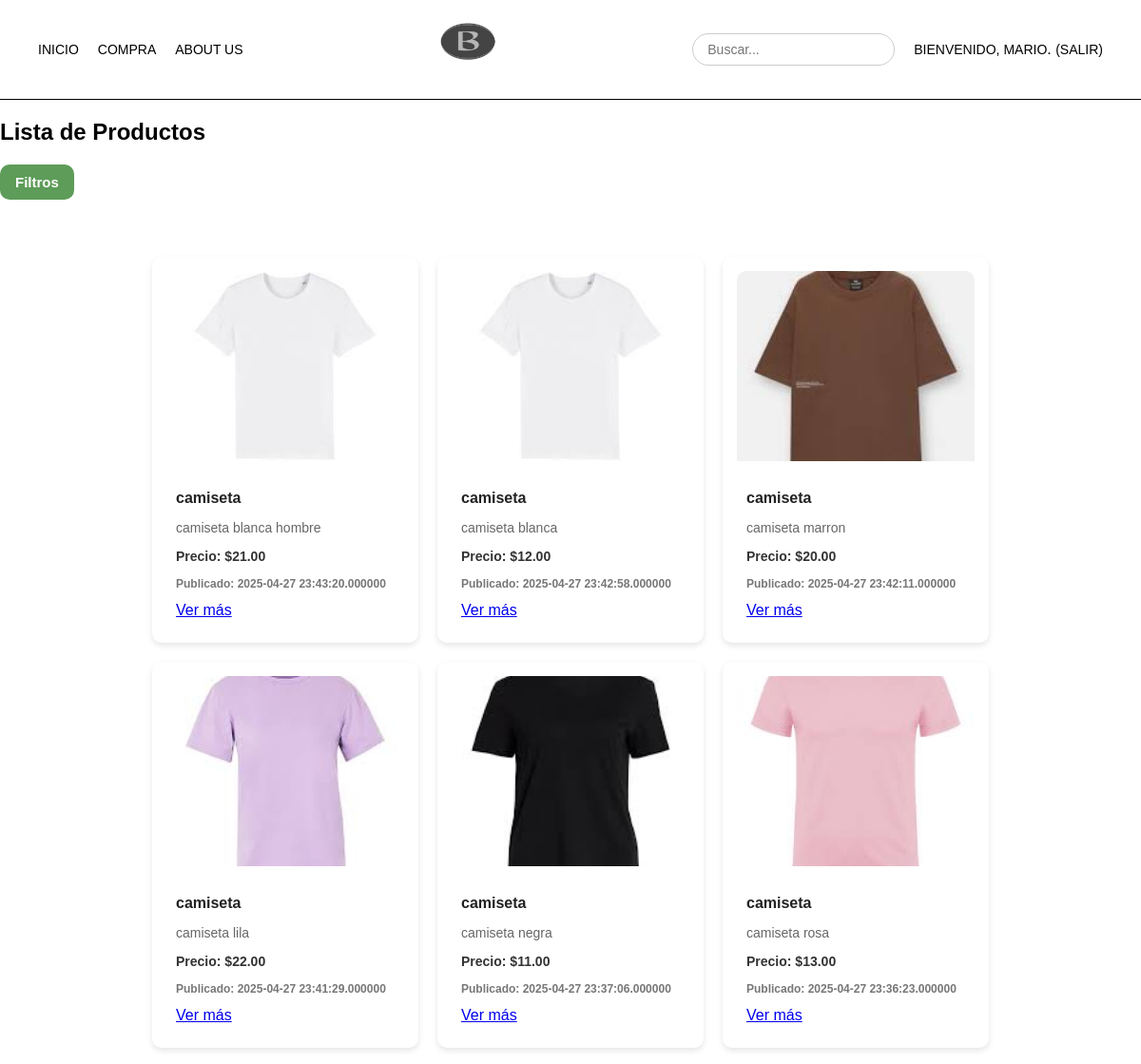
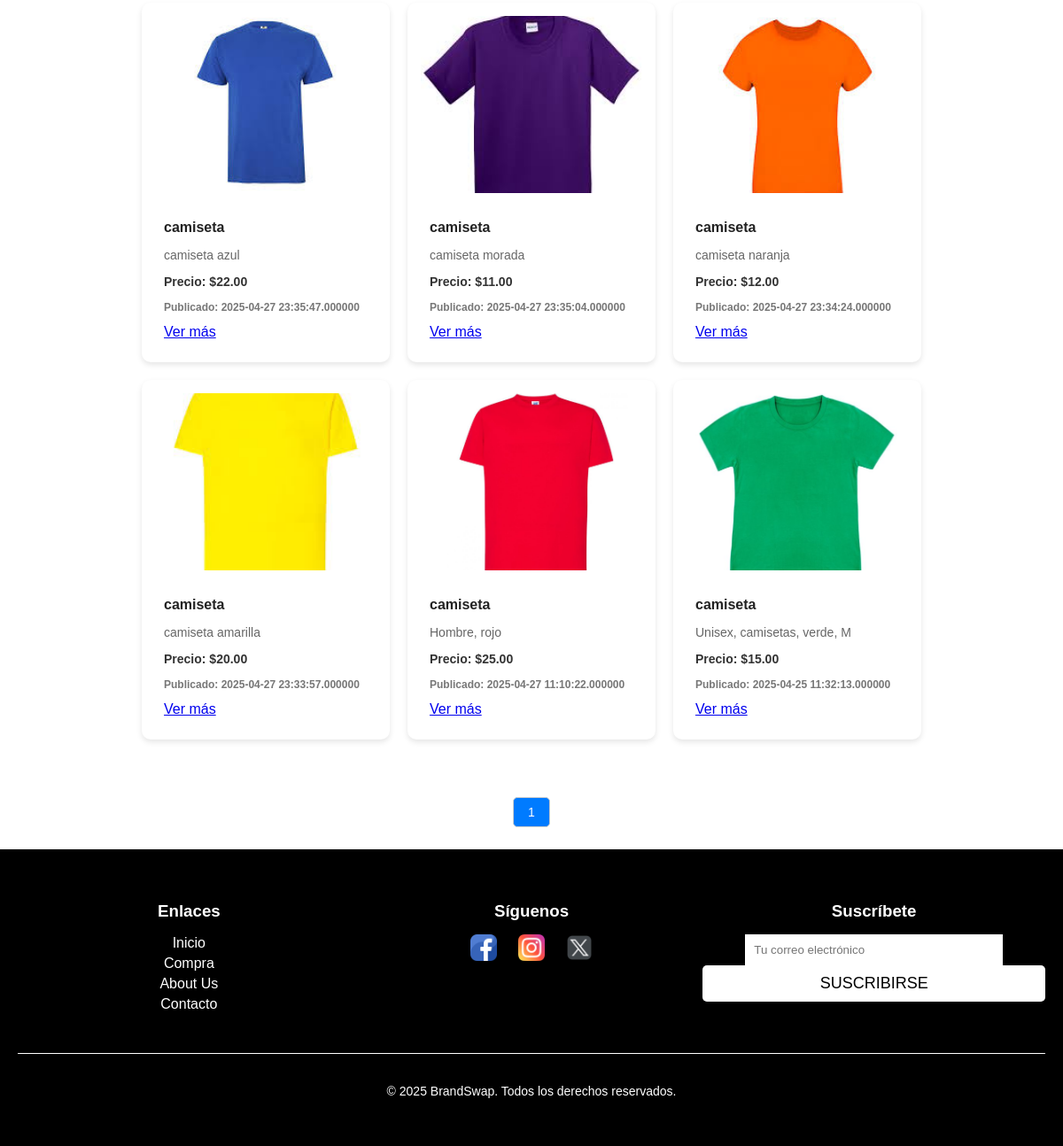
/verProductos.php (signed in), run on the app's committed database (2 pictures, top to bottom).
### tables this page shows
CREATE TABLE `productos` (
  `id_producto` int(100) NOT NULL,
  `id_usuario` int(100) NOT NULL,
  `nombre_producto` varchar(100) NOT NULL,
  `descripcion` text NOT NULL,
  `precio` decimal(65,0) NOT NULL,
  `fecha_publicacion` timestamp(6) NOT NULL DEFAULT current_timestamp(6) ON UPDATE current_timestamp(6),
  `imagen` longtext DEFAULT NULL
);

### includes/productos/productoDAO.php (called while the page is built, shortened)
<?php
require_once("productoDTO.php");
class productoDAO extends baseDAO implements IProducto
{
    public function obtenerTodosLosProductos($id_usuario_actual = null)
    {
    $conn = application::getInstance()->getConexionBd();
    $query = "SELECT * FROM productos";
    $query .= " ORDER BY fecha_publicacion DESC";
    $stmt = $conn->prepare($query);
    $stmt->execute();
    $resultado = $stmt->get_result();
    $productos = [];
    while ($fila = $resultado->fetch_assoc()) {
        $productos[] = new ProductoDTO(...array_values($fila));
    }
    return $productos;
    }
}
?>

### includes/productos/productoAppService.php (called while the page is built, shortened)
<?php
class productoAppService
{
    public function obtenerTodosLosProductos($id_usuario_actual = null)
    {
        $IProductoDAO = productoFactory::CreateProducto();
        return $IProductoDAO->obtenerTodosLosProductos($id_usuario_actual);
    }
}
?>

### includes/productos/productoDTO.php (called while the page is built, shortened)
<?php
class ProductoDTO {
    private $id;
    private $nombre;
    private $descripcion;
    private $precio;
    private $imagen;
    private $fecha_publicacion;
    public function __construct($id, $id_usuario, $nombre, $descripcion, $precio, $imagen, $fecha_publicacion) {
        $this->id = $id;
        $this->nombre = $nombre;
        $this->descripcion = $descripcion;
        $this->precio = $precio;
        $this->imagen = $imagen;
        $this->fecha_publicacion = $fecha_publicacion;
    }
    public function getId() { return $this->id; }
    public function getNombre() { return $this->nombre; }
    public function getDescripcion() { return $this->descripcion; }
    public function getPrecio() { return $this->precio; }
    public function getImagen() { return $this->imagen; }
    public function getFechaPublicacion() { return $this->fecha_publicacion; }
}
?>

### includes/verProductos/procesarVerProductos.php (the view, shortened to what this page needs)
<?php
include __DIR__ . "/../productos/productoAppService.php";
class verProductos
{
    public static function mostrarTodos()
    {
        $productoAppService = productoAppService::GetSingleton();
        $pagina = isset($_GET['pagina']) ? (int)$_GET['pagina'] : 1;
        $categoriasSeleccionadas = $_GET['categorias'] ?? [];
        $productosPorPagina = 12;
        if (!empty($categoriasSeleccionadas)) {
            $productos = $productoAppService->obtenerProductosPorCategorias($categoriasSeleccionadas);
        } else {
            $productos = $productoAppService->obtenerTodosLosProductos();
        }
        $totalProductos = count($productos);
        $totalPaginas = ceil($totalProductos / $productosPorPagina);
        $inicio = ($pagina - 1) * $productosPorPagina;
        $productosPagina = array_slice($productos, $inicio, $productosPorPagina);
        $html = "<div class='productos-container'>";
        foreach ($productosPagina as $producto) {
            $idProducto = $producto->getId();
            $nombre = htmlspecialchars($producto->getNombre());
            $descripcion = htmlspecialchars($producto->getDescripcion());
            $precio = number_format($producto->getPrecio(), 2);
            $fecha = htmlspecialchars($producto->getFechaPublicacion());
            $imagen = htmlspecialchars($producto->getImagen());
            $html .= <<<HTML
            <div class="product-card">
                <a href="verProducto.php?id={$idProducto}">
                    <img class="product-image" src="{$fecha}" alt="Imagen del producto">
                </a>
                <div class="product-info">
                    <p class="product-name"><strong>{$nombre}</strong></p>
                    <p class="product-description">{$descripcion}</p>
                    <p class="product-price"><strong>Precio:</strong> \${$precio}</p>
                    <p class="product-date"><strong>Publicado:</strong> {$imagen}</p>
                    <a href="verProducto.php?id={$idProducto}" class="ver-detalle">Ver más</a>
                </div>
            </div>
HTML;
        }
        $html .= "</div>";
        $queryParams = $_GET;
        unset($queryParams['pagina']);
        $queryBase = http_build_query($queryParams);
        $html .= "<div class='paginacion'>";
        for ($i = 1; $i <= $totalPaginas; $i++) {
            $active = ($i == $pagina) ? "active" : "";
            $url = '?' . $queryBase . '&pagina=' . $i;
            $html .= "<a class='pagina-numero {$active}' href='{$url}'>" . $i . "</a> ";
        }
        $html .= "</div>";
    return $html;
    }
}
?>

### CSS/estilo.css (style rules this page uses)
body { margin: 0; font-family: Arial, sans-serif; background-color: #fff; color: #000; padding-top: 80px; display: flex; flex-direction: column; height: 100%; }
.productos-container { display: grid; grid-template-columns: repeat(auto-fill, minmax(250px, 1fr)); gap: 20px; justify-content: center; padding: 20px; }
.product-card { background: #fff; padding: 15px; border-radius: 10px; box-shadow: 0px 3px 6px rgba(0, 0, 0, 0.1); transition: transform 0.2s ease-in-out; width: 250px; }
.product-image { width: 100%; height: 200px; object-fit: cover; border-radius: 10px 10px 0 0; }
.product-name { font-size: 18px; font-weight: bold; color: #222; }
.product-description { font-size: 14px; color: #444; }
.product-price, .product-date { font-size: 14px; font-weight: bold; color: #555; }
.productos-container { display: flex; flex-wrap: wrap; justify-content: center; gap: 20px; padding: 20px; }
.product-info { padding: 10px; }
.product-name { font-size: 16px; font-weight: bold; margin-bottom: 5px; }
.product-description { font-size: 14px; color: #666; margin-bottom: 5px; }
.product-price { font-size: 14px; font-weight: bold; color: #333; }
.product-date { font-size: 12px; color: #777; }
.paginacion { display: flex; justify-content: center; margin-top: 20px; flex-wrap: wrap; text-align: center; width: 100%; }
.pagina-numero { margin: 0 5px; padding: 8px 16px; text-decoration: none; color: #333; border: 1px solid #ccc; border-radius: 5px; transition: background-color 0.3s ease, color 0.3s ease; font-size: 14px; white-space: nowrap; display: inline-block; }
.pagina-numero.active { background-color: #007bff; color: white; }
.pagina-numero { max-width: 60px; text-align: center; }
.paginacion a { display: inline-block; width: auto; box-sizing: border-box; }
.paginacion .pagina-numero { width: auto !important; text-align: center; padding: 8px 16px; margin: 5px; }

### data on the page
productos: imagen (picture), nombre_producto "camiseta", descripcion "camiseta blanca hombre", precio "21.00", fecha_publicacion "2025-04-27 23:43:20.000000"
productos: imagen (picture), nombre_producto "camiseta", descripcion "camiseta blanca", precio "12.00", fecha_publicacion "2025-04-27 23:42:58.000000"
productos: imagen (picture), nombre_producto "camiseta", descripcion "camiseta marron", precio "20.00", fecha_publicacion "2025-04-27 23:42:11.000000"
productos: imagen (picture), nombre_producto "camiseta", descripcion "camiseta lila", precio "22.00", fecha_publicacion "2025-04-27 23:41:29.000000"
productos: imagen (picture), nombre_producto "camiseta", descripcion "camiseta negra", precio "11.00", fecha_publicacion "2025-04-27 23:37:06.000000"
productos: imagen (picture), nombre_producto "camiseta", descripcion "camiseta rosa", precio "13.00", fecha_publicacion "2025-04-27 23:36:23.000000"
productos: imagen (picture), nombre_producto "camiseta", descripcion "camiseta azul", precio "22.00", fecha_publicacion "2025-04-27 23:35:47.000000"
productos: imagen (picture), nombre_producto "camiseta", descripcion "camiseta morada", precio "11.00", fecha_publicacion "2025-04-27 23:35:04.000000"
productos: imagen (picture), nombre_producto "camiseta", descripcion "camiseta naranja", precio "12.00", fecha_publicacion "2025-04-27 23:34:24.000000"
productos: imagen (picture), nombre_producto "camiseta", descripcion "camiseta amarilla", precio "20.00", fecha_publicacion "2025-04-27 23:33:57.000000"
productos: imagen (picture), nombre_producto "camiseta", descripcion "Hombre, rojo", precio "25.00", fecha_publicacion "2025-04-27 11:10:22.000000"
productos: imagen (picture), nombre_producto "camiseta", descripcion "Unisex, camisetas, verde, M", precio "15.00", fecha_publicacion "2025-04-25 11:32:13.000000"

### other printed values
$_SESSION['nombre'] "MARIO"
